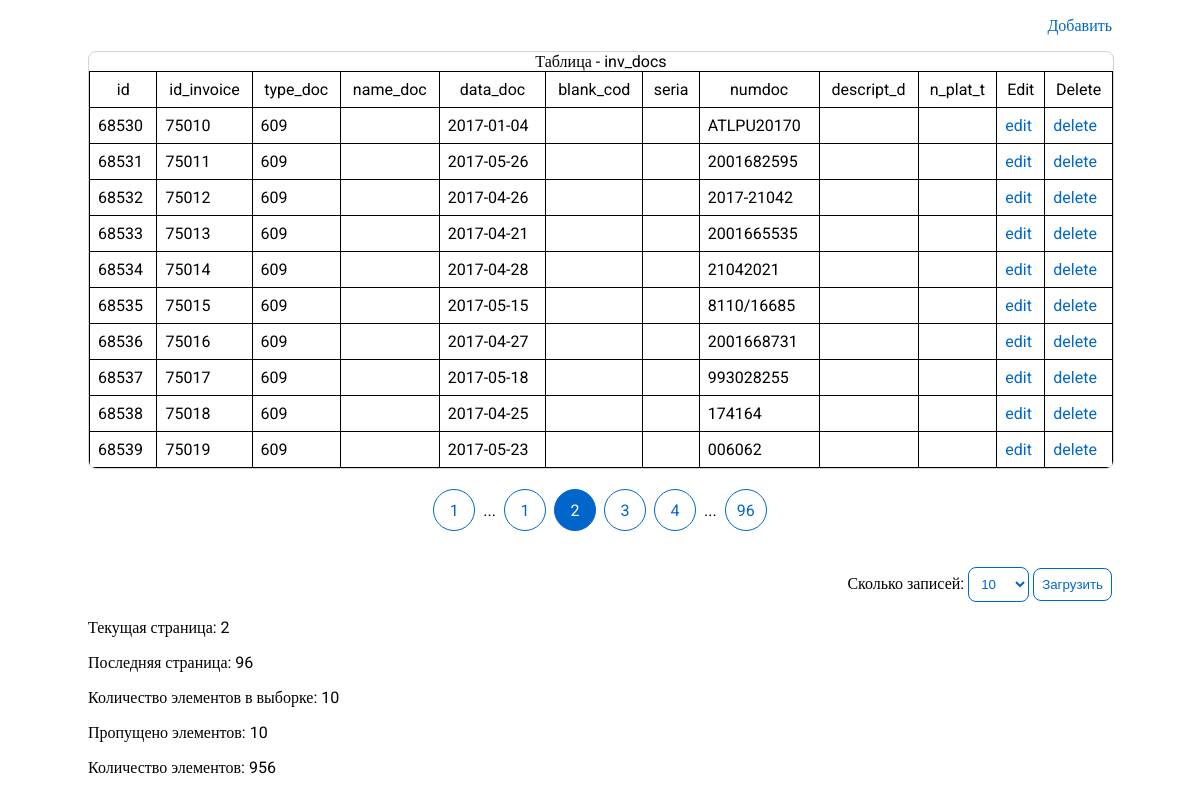
Screenshot of /inv_docs/read?page=2&limit=10 with the database file from the repository.
### tables this page shows
CREATE TABLE `inv_docs` (
  `id` int NOT NULL,
  `id_invoice` bigint NOT NULL,
  `type_doc` varchar(3) NOT NULL,
  `name_doc` varchar(50) NOT NULL,
  `data_doc` date NOT NULL,
  `blank_cod` varchar(6) NOT NULL,
  `seria` varchar(2) NOT NULL,
  `numdoc` varchar(128) NOT NULL,
  `descript_d` varchar(150) NOT NULL,
  `n_plat_t` varchar(10) NOT NULL
);

### src/inv_docs/read/index.php (the view, shortened to what this page needs)
<?php
include '../../_includes/head.php';
?>
<?php
include '../../_includes/connect.php';
$SQL = 'SELECT COUNT(*) AS total FROM `inv_docs`;';
$TOTAL_ITEMS = mysqli_fetch_assoc($conn->query($SQL))['total'];
$LIMIT_ITEMS = (int) (isset($_GET['limit']) ? $_GET['limit'] : 10);
$CURRENT_PAGE = (int) (isset($_GET['page']) ? $_GET['page'] : 1);
$SKIP_ITEMS = (int) $LIMIT_ITEMS * ((int) $CURRENT_PAGE - 1);
$LAST_PAGE = ceil((int) $TOTAL_ITEMS / (int) $LIMIT_ITEMS);
$sql = 'SELECT * FROM `inv_docs` LIMIT ' . $LIMIT_ITEMS . ' OFFSET ' . $SKIP_ITEMS . ';';
$result = $conn->query($sql);
$arr = array();
for ($item = mysqli_fetch_assoc($result), $i = 0; $item != ""; $item = mysqli_fetch_assoc($result), $i += 1) {
    $arr[$i] = $item;
}
?>
<div class="container">
    <p style="text-align: right;">
        <a href="/inv_docs/create">Добавить</a>
    </p>
    <div class="table__block">
        <table class="table">
            <caption>Таблица - inv_docs</caption>
            <thead>
                <tr>
                    <td>id</td>
                    <td>id_invoice</td>
                    <td>type_doc</td>
                    <td>name_doc</td>
                    <td>data_doc</td>
                    <td>blank_cod</td>
                    <td>seria</td>
                    <td>numdoc</td>
                    <td>descript_d</td>
                    <td>n_plat_t</td>
                    <td>Edit</td>
                    <td>Delete</td>
                </tr>
            </thead>
            <tbody>
                <?php
                for ($i = 0; $i < count($arr); ++$i) {
                    ?>
                    <tr>
                        <td><?= $arr[$i]['id'] ?></td>
                        <td><?= $arr[$i]['id_invoice'] ?></td>
                        <td><?= $arr[$i]['type_doc'] ?></td>
                        <td><?= $arr[$i]['name_doc'] ?></td>
                        <td><?= $arr[$i]['data_doc'] ?></td>
                        <td><?= $arr[$i]['blank_cod'] ?></td>
                        <td><?= $arr[$i]['seria'] ?></td>
                        <td><?= $arr[$i]['numdoc'] ?></td>
                        <td><?= $arr[$i]['descript_d'] ?></td>
                        <td><?= $arr[$i]['n_plat_t'] ?></td>
                        <td><a href="/inv_docs/update?id=<?= $arr[$i]['id'] ?>">edit</a></td>
                        <td><a href="/inv_docs/delete?id=<?= $arr[$i]['id'] ?>">delete</a></td>
                    </tr>
                    <?php
                }
                ?>
            </tbody>
        </table>
    </div>
    <div class="pages__block">
        <ul class="pages__ul">
            <li class="pages__li">
                <a class="pages__a" href="/inv_docs/read?page=1&limit=<?= $LIMIT_ITEMS ?>">1</a>
            </li>
            <li class="pages__li">...</li>
            <?php if ($CURRENT_PAGE - 1 >= 1) { ?>
                <li class="pages__li">
                    <a class="pages__a"
                        href="/inv_docs/read?page=<?= $CURRENT_PAGE - 1 ?>&limit=<?= $LIMIT_ITEMS ?>"><?= $CURRENT_PAGE - 1 ?></a>
                </li>
            <?php } ?>
            <li class="pages__li">
                <a class="pages__a pages__a--current"
                    href="/inv_docs/read?page=<?= $CURRENT_PAGE ?>&limit=<?= $LIMIT_ITEMS ?>"><?= $CURRENT_PAGE ?></a>
            </li>
            <?php if ($CURRENT_PAGE + 1 <= $LAST_PAGE) { ?>
                <li class="pages__li">
                    <a class="pages__a"
                        href="/inv_docs/read?page=<?= $CURRENT_PAGE + 1 ?>&limit=<?= $LIMIT_ITEMS ?>"><?= $CURRENT_PAGE + 1 ?></a>
                </li>
            <?php } ?>
            <?php if ($CURRENT_PAGE + 2 <= $LAST_PAGE) { ?>
                <li class="pages__li">
                    <a class="pages__a"
                        href="/inv_docs/read?page=<?= $CURRENT_PAGE + 2 ?>&limit=<?= $LIMIT_ITEMS ?>"><?= $CURRENT_PAGE + 2 ?></a>
                </li>
            <?php } ?>
            <li class="pages__li">...</li>
            <li class="pages__li">
                <a class="pages__a"
                    href="/inv_docs/read?page=<?= $LAST_PAGE ?>&limit=<?= $LIMIT_ITEMS ?>"><?= $LAST_PAGE ?></a>
            </li>
        </ul>
    </div>
    <div class="limit_pages__block">
        <form action="/inv_docs/read/index.php" method="GET">
            Сколько записей:
            <select name="limit">
                <option value="<?= $LIMIT_ITEMS ?>"><?= $LIMIT_ITEMS ?></option>
            </select>
            <button type="success">Загрузить</button>
        </form>
    </div>
    <p>Текущая страница: <?= $CURRENT_PAGE; ?></p>
    <p>Последняя страница: <?= $LAST_PAGE; ?></p>
    <p>Количество элементов в выборке: <?= $LIMIT_ITEMS; ?></p>
    <p>Пропущено элементов: <?= $SKIP_ITEMS; ?></p>
    <p>Количество элементов: <?= $TOTAL_ITEMS; ?></p>
</div>

### src/assets/main.css (style rules this page uses)
html { width: 100%; height: 100%; }
body { width: 100%; height: 100%; margin: 0; font-family: "Roboto"; }
a { text-decoration: none; color: #06c; }
.container { max-width: 1024px; margin: 0 auto; padding: 0 5%; }
.table__block { width: 100%; overflow-x: scroll; border: 1px solid lightgray; border-radius: 8px; }
.table { border-collapse: collapse; width: 100%; }
.table td { border: 1px solid black; padding: 8px; }
.table thead td { text-align: center; }
.pages__block { width: 100%; padding: 1em 0; }
.pages__ul { margin: 0; padding: 0; display: flex; justify-content: center; align-items: center; }
.pages__li { list-style-type: none; margin: 4px; }
.pages__a { width: 32px; height: 32px; display: flex; justify-content: center; align-items: center; padding: 4px; border: 1px solid #06c; border-radius: 50%; }
.pages__a--current { background-color: #06c; color: white; }
.limit_pages__block { margin: 1em 0; text-align: right; }
.limit_pages__block select { border: 1px solid #06c; padding: 8px; border-radius: 8px; background-color: white; color: #06c; }
.limit_pages__block button { border: 1px solid #06c; padding: 8px; background-color: white; color: #06c; border-radius: 8px; }

### rows the page displays
inv_docs: id "68530", id_invoice "75010", type_doc "609", data_doc "2017-01-04", numdoc "ATLPU20170"
inv_docs: id "68531", id_invoice "75011", type_doc "609", data_doc "2017-05-26", numdoc "2001682595"
inv_docs: id "68532", id_invoice "75012", type_doc "609", data_doc "2017-04-26", numdoc "2017-21042"
inv_docs: id "68533", id_invoice "75013", type_doc "609", data_doc "2017-04-21", numdoc "2001665535"
inv_docs: id "68534", id_invoice "75014", type_doc "609", data_doc "2017-04-28", numdoc "21042021"
inv_docs: id "68535", id_invoice "75015", type_doc "609", data_doc "2017-05-15", numdoc "8110/16685"
inv_docs: id "68536", id_invoice "75016", type_doc "609", data_doc "2017-04-27", numdoc "2001668731"
inv_docs: id "68537", id_invoice "75017", type_doc "609", data_doc "2017-05-18", numdoc "993028255"
inv_docs: id "68538", id_invoice "75018", type_doc "609", data_doc "2017-04-25", numdoc "174164"
inv_docs: id "68539", id_invoice "75019", type_doc "609", data_doc "2017-05-23", numdoc "006062"

### other values shown
$CURRENT_PAGE - 1 "1"
$CURRENT_PAGE "2"
$CURRENT_PAGE + 1 "3"
$CURRENT_PAGE + 2 "4"
$LAST_PAGE "96"
$LIMIT_ITEMS "10"
$SKIP_ITEMS "10"
$TOTAL_ITEMS "956"
form field limit "10"
